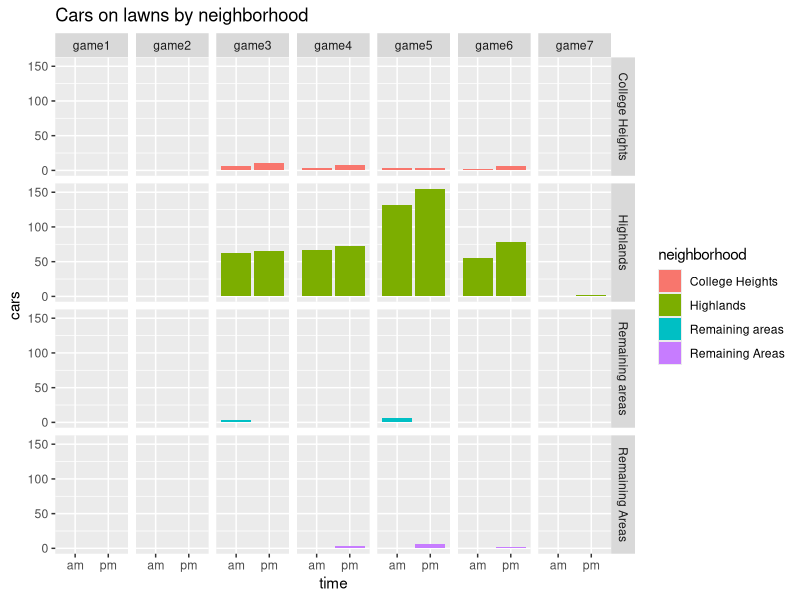
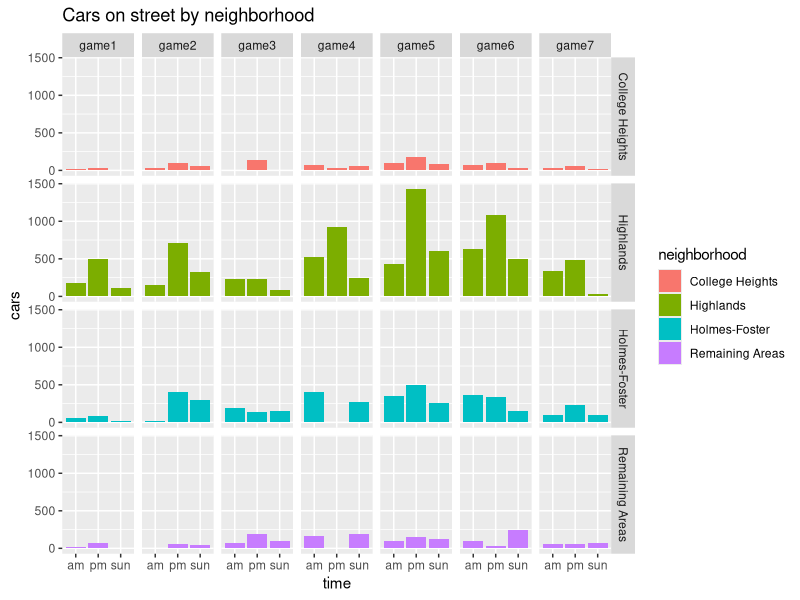
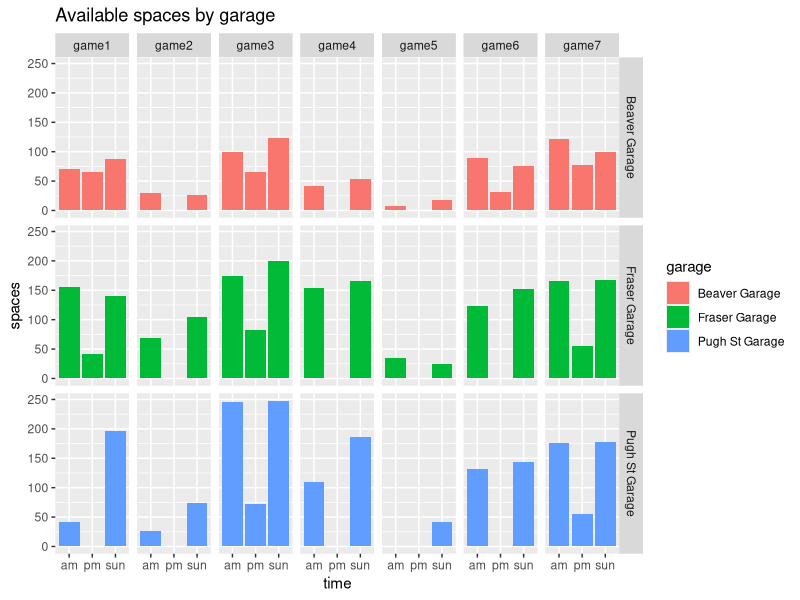
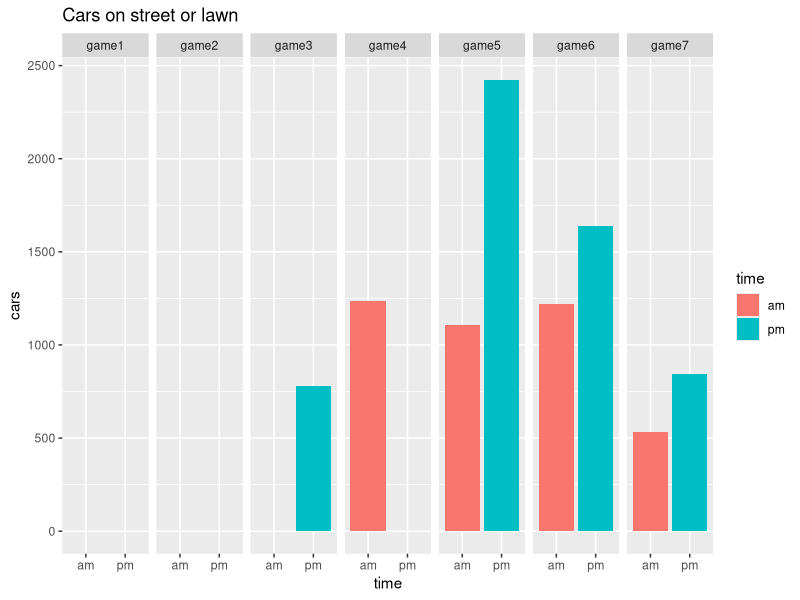

Write R code to recreate these figures, in order.
## ---- chunk 1
library(tidyverse)
## ---- chunk 2
garage <- read.csv("csv/spaces-avail.csv")
lawn <- read.csv("csv/lawn-parking.csv")
street <- read.csv("csv/street-parking.csv")
## ---- chunk 3
garage %>% 
  gather(., game, spaces, game1:game7) ->
  garage_clean
  
garage_clean
## ---- chunk 4
lawn %>% 
  gather(., game, cars, game1:game7) ->
  lawn_clean
## ---- chunk 5
street %>% 
  gather(., game, cars, game1:game7) ->
  street_clean
street_clean
## ---- chunk 6
lawn_clean %>%
  ggplot(.) +
  aes(x=time, y=cars, fill=neighborhood) +
  geom_col() +
  facet_grid(neighborhood ~ game) +
  ggtitle("Cars on lawns by neighborhood")
## ---- chunk 7
street_clean %>%
  ggplot(.) +
  aes(x=time, y=cars, fill=neighborhood) +
  geom_col() +
  facet_grid(neighborhood ~ game) +
  ggtitle("Cars on street by neighborhood")
## ---- chunk 8
garage_clean %>%
  ggplot(.) +
  aes(x=time, y=spaces, fill=garage) +
  geom_col() +
  facet_grid(garage ~ game) +
  ggtitle("Available spaces by garage")
## ---- chunk 9
street_totals <- street_clean %>%
  filter(time %in% c("am", "pm")) %>%
  select(game, time, cars) %>%
  group_by(game, time) %>%
  summarize(n_cars = sum(cars))

lawn_totals <- lawn_clean %>%
  select(game, time, cars) %>%
  group_by(game, time) %>%
  summarize(n_cars = sum(cars))

nuisance_cars <- street_totals$n_cars + lawn_totals$n_cars
nuisance <- data_frame(game = lawn_totals$game, time = lawn_totals$time, cars = nuisance_cars)

nuisance %>% 
  ggplot(.) +
  aes(x=time, y=cars, fill=time) +
  geom_col() +
  facet_grid(. ~ game) +
  ggtitle("Cars on street or lawn")
